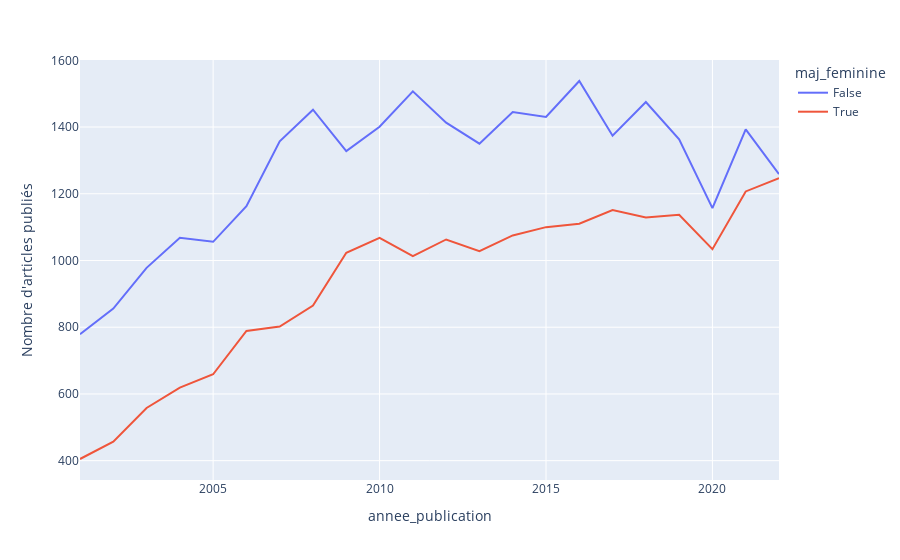

Notebook source saved alongside this figure:
### Markdown cell above
Ensuite, nous créons plusieurs courbes en utilisant la fonction `.line()` et utilisons les mêmes paramètres que précédement à savoir : `label` et `color`. Ici encore il est possible d'ajouter un titre à notre figure, il suffit de retirer le `#` devait l'argument `title` dans l'exemple suivant (et tous ceux qui suivent) :

### Code cell
# Créé des courbes avec la fonction px.line() et ajoute quelques customisations
fig = px.line(
    evolution_genre_par_annee,
    x = "annee_publication",
    y = "size",
    # title = "Ajouter le titre de votre choix",
    labels = {"size" : "Nombre d'articles publiés"},
    color = "maj_feminine"
)

fig.show()

### Figure 1 — Plotly figure (JSON) as saved in the notebook; plotly's stock layout.template omitted (floating-point values rounded to 4 significant figures)
{"data": [{"hovertemplate": "maj_feminine=False<br>annee_publication=%{x}<br>Nombre d'articles publiés=%{y}<extra></extra>", "legendgroup": "False", "line": {"color": "#636efa", "dash": "solid"}, "marker": {"symbol": "circle"}, "mode": "lines", "name": "False", "orientation": "v", "showlegend": true, "type": "scatter", "x": [2001, 2002, 2003, 2004, 2005, 2006, 2007, 2008, 2009, 2010, 2011, 2012, 2013, 2014, 2015, 2016, 2017, 2018, 2019, 2020, 2021, 2022], "xaxis": "x", "y": [779, 856, 978, 1068, 1056, 1163, 1357, 1452, 1328, 1401, 1507, 1413, 1350, 1445, 1430, 1538, 1374, 1475, 1363, 1157, 1393, 1259], "yaxis": "y"}, {"hovertemplate": "maj_feminine=True<br>annee_publication=%{x}<br>Nombre d'articles publiés=%{y}<extra></extra>", "legendgroup": "True", "line": {"color": "#EF553B", "dash": "solid"}, "marker": {"symbol": "circle"}, "mode": "lines", "name": "True", "orientation": "v", "showlegend": true, "type": "scatter", "x": [2001, 2002, 2003, 2004, 2005, 2006, 2007, 2008, 2009, 2010, 2011, 2012, 2013, 2014, 2015, 2016, 2017, 2018, 2019, 2020, 2021, 2022], "xaxis": "x", "y": [405, 457, 558, 619, 659, 789, 802, 865, 1023, 1068, 1013, 1063, 1028, 1075, 1100, 1110, 1151, 1129, 1137, 1034, 1207, 1247], "yaxis": "y"}], "layout": {"legend": {"title": {"text": "maj_feminine"}, "tracegroupgap": 0}, "margin": {"t": 60}, "xaxis": {"anchor": "y", "domain": [0, 1], "title": {"text": "annee_publication"}}, "yaxis": {"anchor": "x", "domain": [0, 1], "title": {"text": "Nombre d'articles publiés"}}}}
